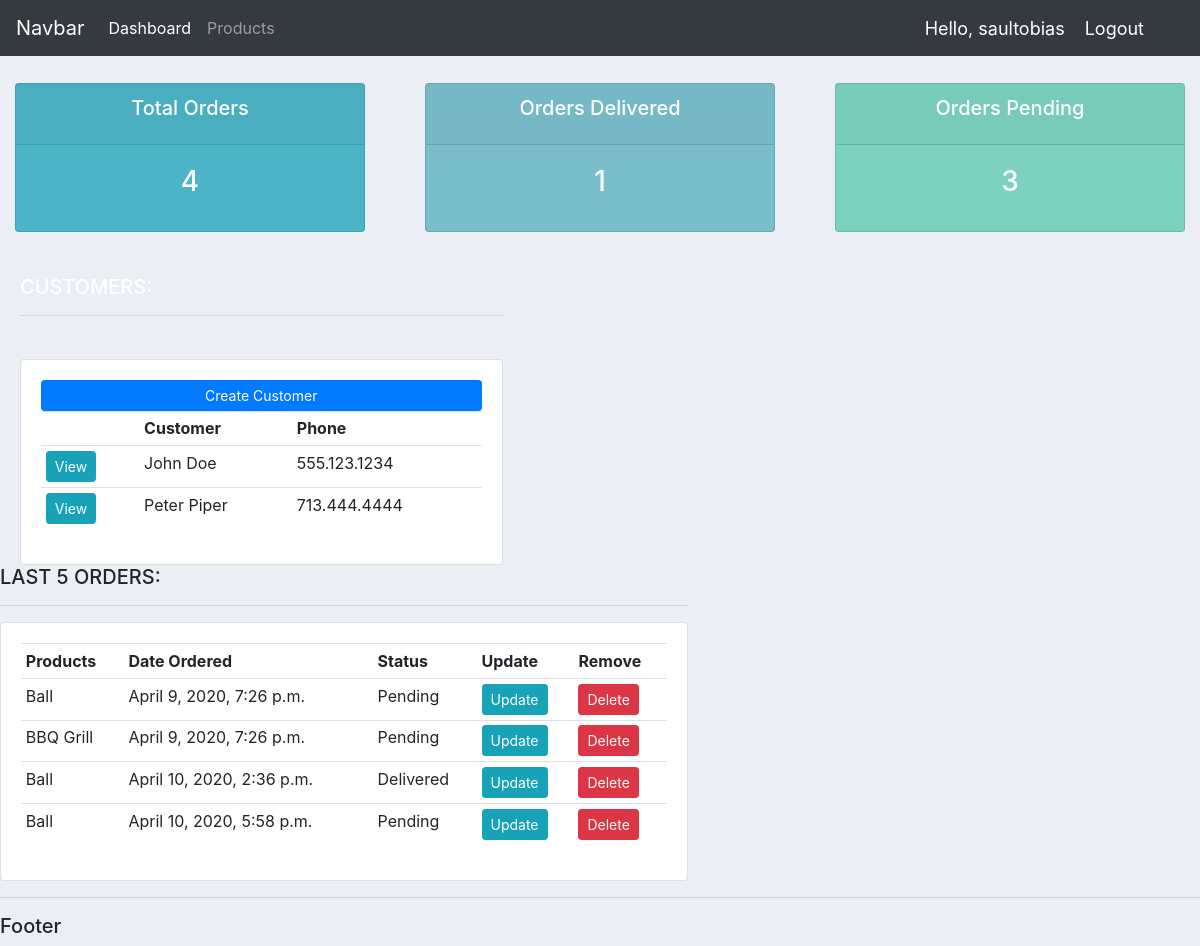
Page / (signed in) on the earlier database version.
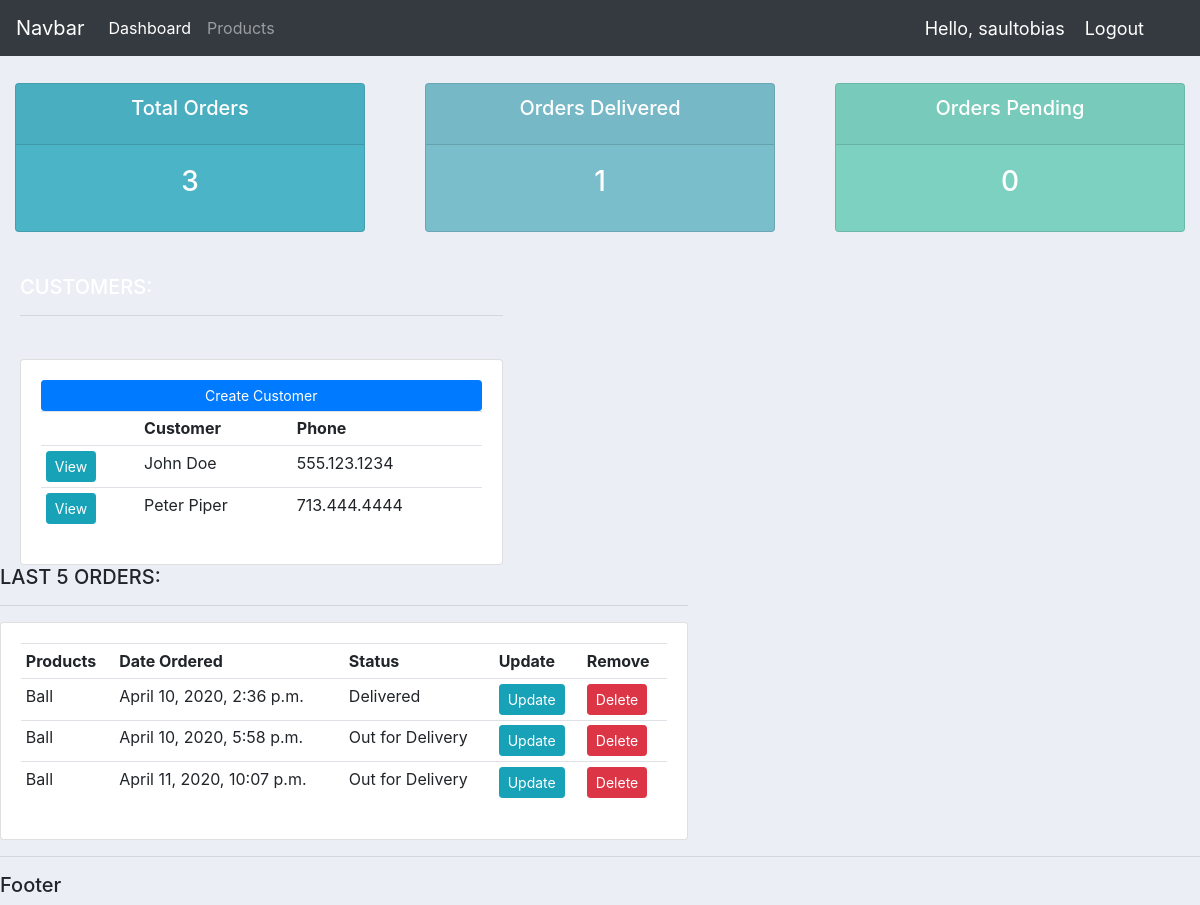
Same page on the later database version.
### accounts/models.py (models this page shows, shortened)
class Customer(models.Model):
	name = models.CharField(max_length=200, null=True)
	phone = models.CharField(max_length=200, null=True)
	email = models.CharField(max_length=200, null=True)
	date_created = models.DateTimeField(auto_now_add=True, null=True)

class Order(models.Model):
	STATUS = (
			('Pending', 'Pending'),
			('Out for Delivery', 'Out for Delivery'),
			('Delivered', 'Delivered'),
		)
	customer = models.ForeignKey(Customer, null = True, on_delete = models.SET_NULL)
	product = models.ForeignKey(Product, null = True, on_delete = models.SET_NULL)
	date_created = models.DateTimeField(auto_now_add=True, null=True)
	status = models.CharField(max_length=200, null=True, choices=STATUS)

class Product(models.Model):
	CATEGORY = (
			('Indoor', 'Indoor'),
			('Outdoor', 'Outdoor'),
		)
	name = models.CharField(max_length=200, null=True)
	price = models.FloatField(null=True)
	category = models.CharField(max_length=200, null=True, choices=CATEGORY)
	description = models.CharField(max_length=200, null=True, blank = True)
	date_created = models.DateTimeField(auto_now_add=True, null=True)
	tags = models.ManyToManyField(Tag)

### accounts/views.py (the view)
# urls.py: path('', views.home, name="home"),
@login_required(login_url='login')
def home(request):
	orders = Order.objects.all()
	customers = Customer.objects.all()
	total_customers = customers.count()
	total_orders = orders.count()
	delivered = orders.filter(status='Delivered').count()
	pending = orders.filter(status='Pending').count()
	context = {'orders':orders, 'customers':customers,
	'total_orders':total_orders, 'delivered':delivered, 'pending':pending}
	return render(request, 'accounts/dashboard.html', context)

### accounts/templates/accounts/dashboard.html
{% extends 'accounts/main.html' %}
{% block content %}
{% include 'accounts/status.html' %}
<br>
<div class="row">
	<div class="col-md-5">
		<h5>CUSTOMERS:</h5>
		<hr>
		<div class="card card-body">
			<a class="btn btn-primary btn-sm btn-block" href="">Create Customer</a>
			<table class="table table-sm">
				<tr>
					<th></th>
					<th>Customer</th>
					<th>Phone</th>
				</tr>
				{% for customer in customers %}
				<tr>
					<td><a class = "btn btn-sm btn-info" href="{% url 'customer' customer.id %}">View</a></td>
					<td>{{customer.name}}</td>
					<td>{{customer.phone}}</td>
				</tr>
				{% endfor %}
			</table>
		</div>
	</div>
	<div class="col-md-7">
		<h5>LAST 5 ORDERS:</h5>
		<hr>
		<div class="card card-body">
			<table class="table table-sm">
				<tr>
					<th>Products</th>
					<th>Date Ordered</th>
					<th>Status</th>
					<th>Update</th>
					<th>Remove</th>
				</tr>
				{% for order in orders %}
				<tr>
					<td>{{order.product.name}}</td>
					<td>{{order.date_created}}</td>
					<td>{{order.status}}</td>
					<td><a class = "btn btn-sm btn-info" href="{% url 'update_order' order.id %}">Update</a></td>
					<td><a class = "btn btn-sm btn-danger" href="{% url 'delete' order.id %}">Delete</a></td>
				</tr>
				{% endfor %}
			</table>
		</div>
	</div>
</div>
{% endblock %}

Differences in the rows shown:
removed Order: product.name "Ball", date_created "April 9, 2020, 7:26 p.m.", status "Pending"
removed Order: product.name "BBQ Grill", date_created "April 9, 2020, 7:26 p.m.", status "Pending"
changed Order "April 10, 2020, 5:58 p.m.": status "Pending" → "Out for Delivery"
added Order: product.name "Ball", date_created "April 11, 2020, 10:07 p.m.", status "Out for Delivery"
Other differences:
{{ total_orders }}: "4" → "3"
{{ pending }}: "3" → "0"
